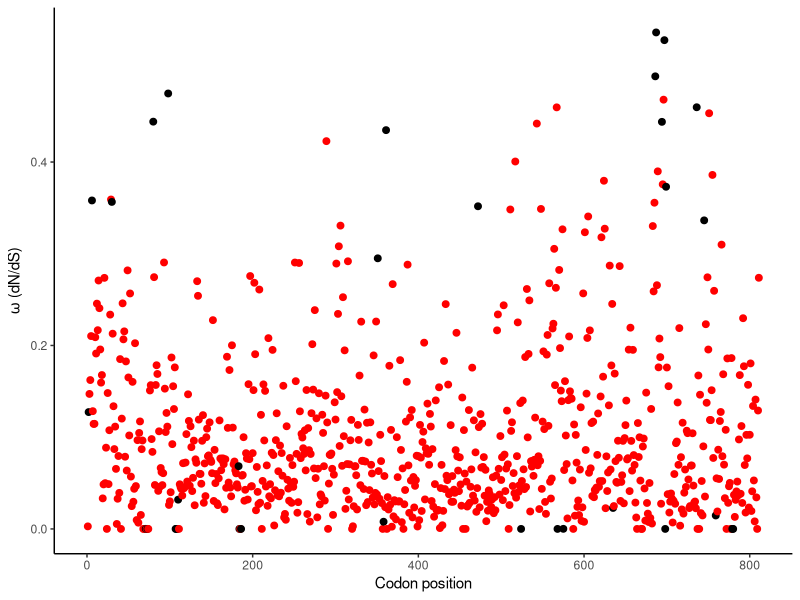

Here is the R script that generated this plot:
library(ggplot2)

fel <- read.csv("HyPhy_FEL_output_dataframe.csv")

# Calculate omega
fel$omega <- with(fel, ifelse(alpha == 0, NA, beta / alpha))

# Flag significant sites
fel$Significant <- fel$p_value < 0.05

fel$E.coli_position <- seq_len(nrow(fel))

ggplot(fel, aes(x = E.coli_position, y = omega, color = Significant)) +
  geom_point(size = 2) +
  scale_color_manual(values = c("FALSE" = "black",
                                "TRUE" = "red"),
                     guide = "none") +
  labs(x = "Codon position",
       y = expression(omega~"(dN/dS)")) +
  theme_classic()
